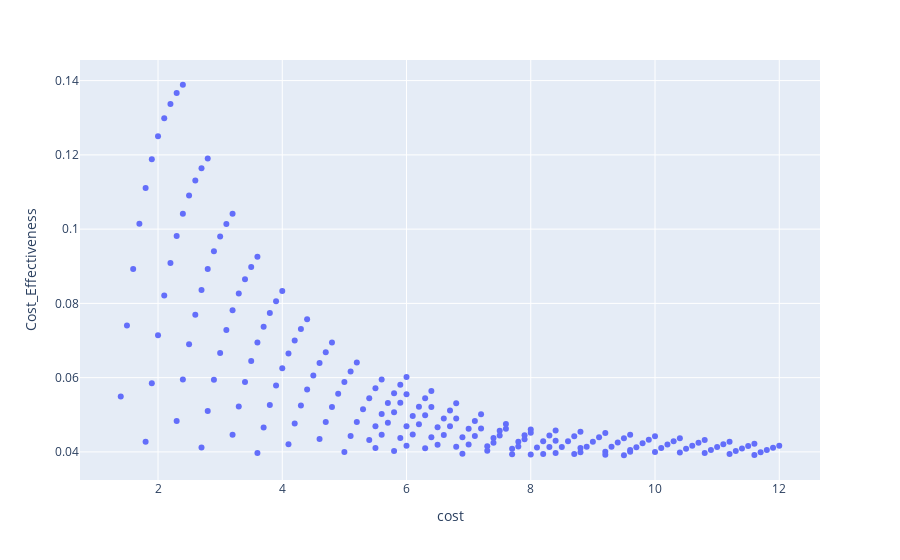

The notebook cell this image was saved under:
### Code cell
import plotly.express as px

fig = px.scatter(sorted_df[0:200], y='Cost_Effectiveness', x='cost')
fig.show()

### Figure 1 — Plotly figure (JSON) as saved in the notebook; plotly's stock layout.template omitted (floating-point values rounded to 4 significant figures; data arrays with more than 128 entries replaced by an {"elided": "..."} marker saying what was removed)
{"data": [{"hovertemplate": "cost=%{x}<br>Cost_Effectiveness=%{y}<extra></extra>", "legendgroup": "", "marker": {"color": "#636efa", "symbol": "circle"}, "mode": "markers", "name": "", "orientation": "v", "showlegend": false, "type": "scatter", "x": {"elided": "200 float values"}, "xaxis": "x", "y": {"elided": "200 float values"}, "yaxis": "y"}], "layout": {"legend": {"tracegroupgap": 0}, "margin": {"t": 60}, "xaxis": {"anchor": "y", "domain": [0, 1], "title": {"text": "cost"}}, "yaxis": {"anchor": "x", "domain": [0, 1], "title": {"text": "Cost_Effectiveness"}}}}
